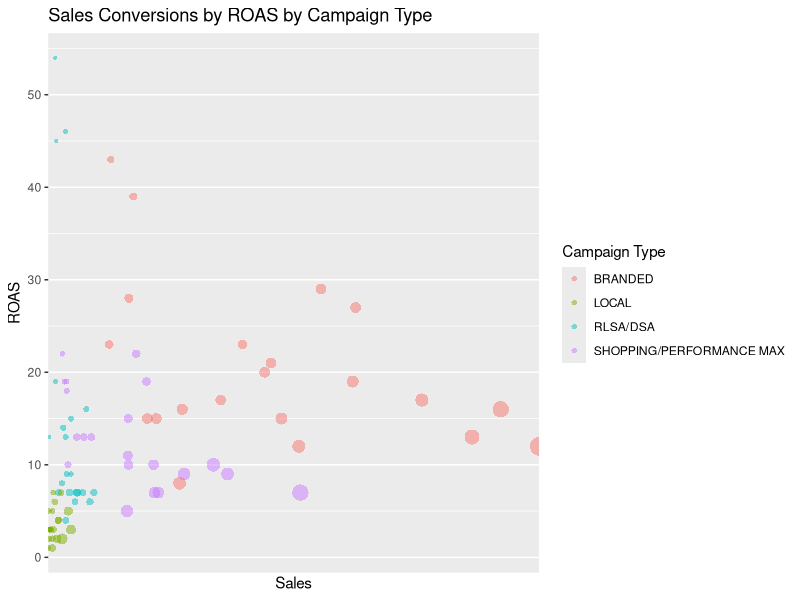

Recreate this plot in R.
## ---- chunk 1
#| echo: false
library(knitr)
library(tidyverse)
library(ggpubr)
library("tidyverse")
library("dplyr")
library("ggplot2")
library(MASS)
## ---- chunk 2
#| echo: false
library(readr)
mediadata <- read.csv("MediaData.csv")
head(mediadata,10)
## ---- chunk 3
#make ggplot
media_plot <- ggplot(data=mediadata,
                     mapping=aes(x=Sales,
                                 y=ROAS,
                                 color=Campaign)) + 
              geom_point(aes(size=Spend),
                                  alpha=.5,
                                  shape=16)
                     
#scale axis
media_plot <- media_plot + scale_y_continuous(breaks = seq(0,60,by=10))


media_plot <- media_plot + scale_x_discrete(breaks = seq(0,7500,by=250))

#adjust legends
media_plot <- media_plot + guides(size=FALSE,
                    color=guide_legend(title="Campaign Type"))

#add title
media_plot <- media_plot + ggtitle(
                            "Sales Conversions by ROAS by Campaign Type")
media_plot

